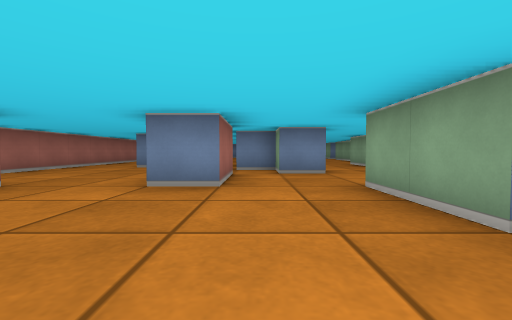
[1] (above)

18 first-person views from a walk through a cub3D level. The camera is about half as high as the walls, tilts 2° down and sees 90° across. The floor is counted in squares. Each view is taken from the middle of a square. On the plan, view 1 faces up. The plan holds only what a view shows up to about 9 squares ahead; the rest is blank.

[2]
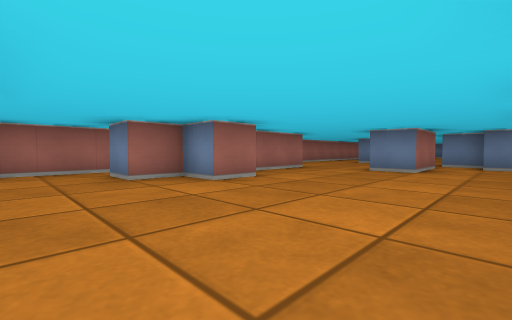

[3]
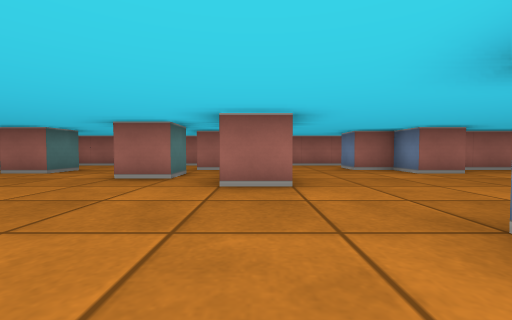

[4]
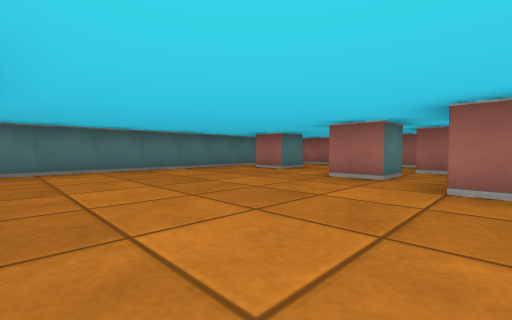

[5]
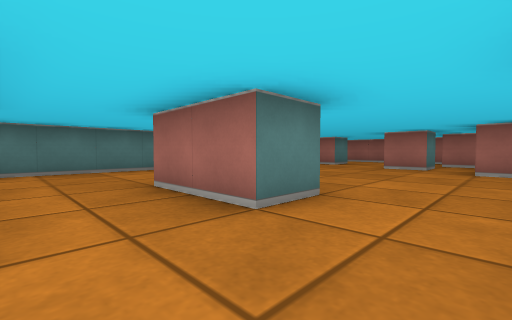

[6]
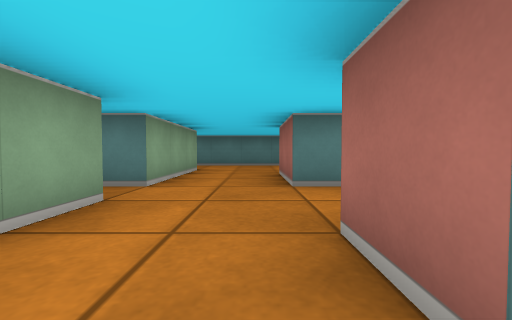

[7]
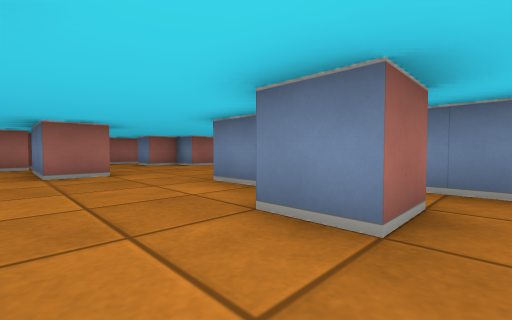

[8]
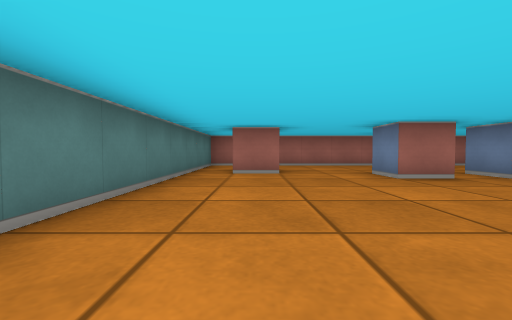

[9]
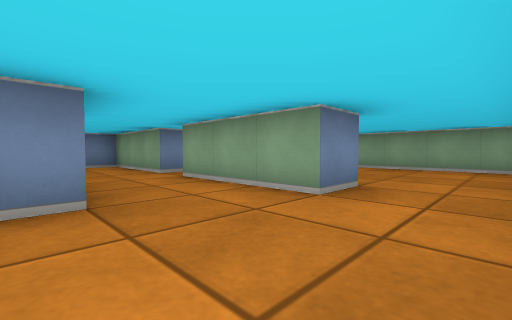

[10]
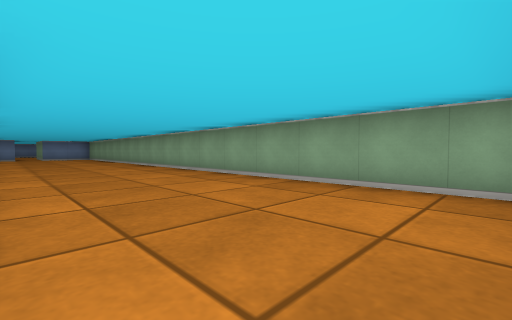

[11]
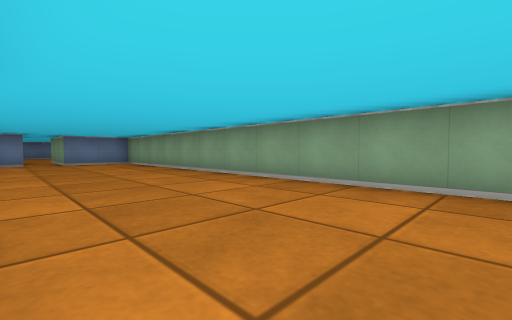

[12]
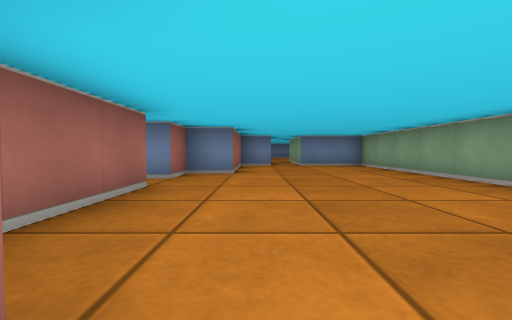

[13]
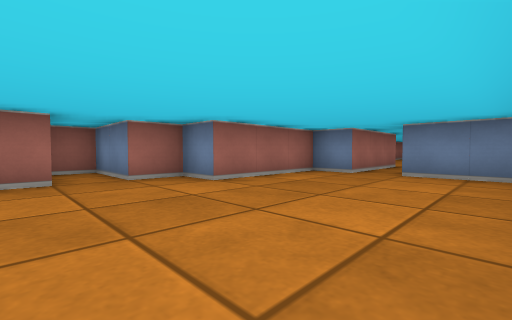

[14]
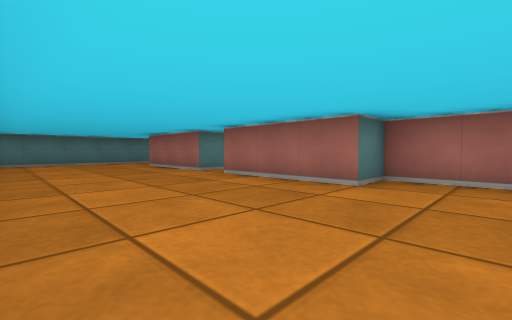

[15]
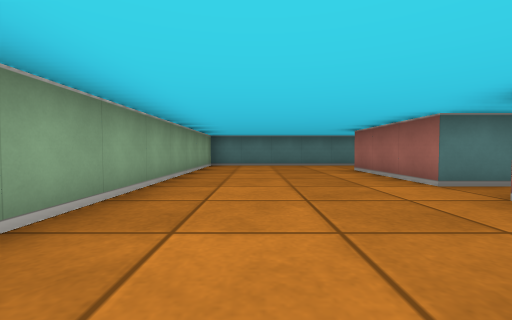

[16]
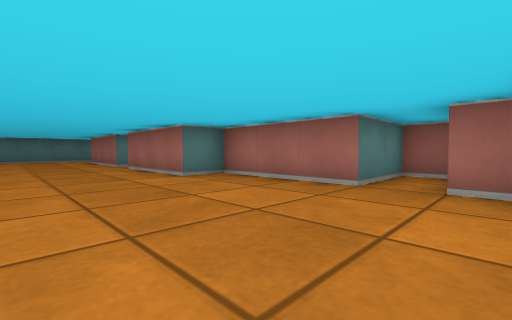

[17]
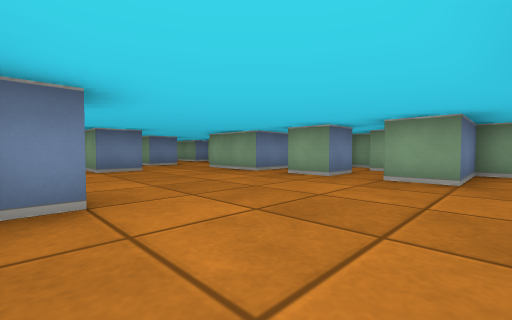

[18]
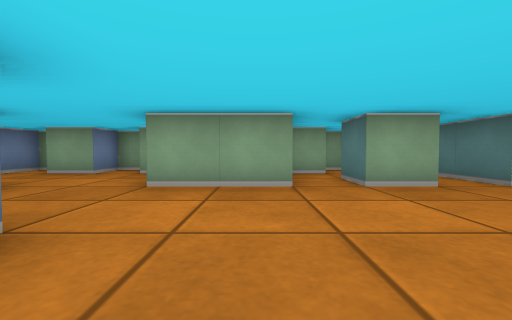

### Floor plan
Points are (right, up) in squares from view 1. A wall is a line through its corners. A room is listed if a view was taken in it or the views show most of it. See-through windows are left out.
Room 1 (views 1, 17, 18)
walls: (-2.5, 0.6) (-2.5, -0.5) (-3.5, -0.5) (-3.5, -1.5) (-4.5, -1.5); (1.5, 1.5) (1.5, 3.5); (-3.5, 3.5) (-3.5, 1.2); (2.5, -0.5) (1.5, -0.5) (1.5, 0.5); (1.5, -2.5) (1.5, -1.5) (3, -1.5); (-0.5, 5.6) (-0.5, 3.5) (-1.5, 3.5); (-5.5, -1.1) (-5.5, -3.1); (1.5, 5.5) (0.5, 5.5); (0.5, 6.5) (-0.5, 6.5); (4.5, 4.9) (4.5, 5.5) (3.5, 5.5)
ways out: opening at (-3, -4) to room 2; opening at (0.5, -3.5) to room 2; opening at (2, 1) to room 5; opening at (-2.5, 3); opening at (2.5, 6)
Room 2 (views 2, 3, 4, 8, 9)
walls: (-2.6, -5.5) (-1.5, -5.5) (-1.5, -6.5) (-2.5, -6.5); (-0.5, -3.4) (-0.5, -4.5) (-2.5, -4.5); (-3.5, -8.5) (-2.5, -8.5) (-2.5, -9.5); (-3.5, -4.4) (-3.5, -5.5); (4.5, -7.5) (3.9, -7.5); (3.5, -3.1) (3.5, -2.5) (1.5, -2.5); (-5.5, -5.1) (-5.5, -10.5) (6.5, -10.5); (6.5, -8.5) (6.5, -7.5)
ways out: opening at (-3, -4) to room 1; opening at (0.5, -3.5) to room 1; opening at (4, -4.5) to room 3; opening at (5.5, -6.5) to room 3; opening at (7, -9.5) to room 4
Room 3 (views 5, 6, 7)
walls: (6.5, -4.5) (6.5, -1.5) (4.2, -1.5); (4.5, -2.4) (4.5, -3.5) (3.5, -3.5); (3.4, -5.5) (4.5, -5.5) (4.5, -7.5); (6.5, -7.5) (6.5, -5.5)
ways out: opening at (4, -4.5) to room 2; opening at (5.5, -6.5) to room 2; opening at (7, -5) to room 4
Room 4 (views 10, 11, 12, 13, 14, 15, 16)
walls: (7.1, -4.5) (6.5, -4.5); (6.5, -5.5) (7.5, -5.5) (7.5, -8.5) (6.5, -8.5); (8.5, 6.5) (7.5, 6.5) (7.5, 3.5) (6.5, 3.5) (6.5, 2.5) (4.5, 2.5) (4.5, 1.5) (6.5, 1.5) (6.5, -1.5) (7.5, -1.5) (7.5, -4.5); (6.5, -10.5) (11.5, -10.5) (11.5, 6.5) (9.5, 6.5)
ways out: opening at (7, -9.5) to room 2; opening at (7, -5) to room 3; opening at (9, 7)
Room 5 (no view inside)
walls: (2.9, 1.5) (1.5, 1.5); (3.5, 0.5) (3.5, 1.2); (1.5, 0.5) (2.5, 0.5); (4.5, -0.2) (4.5, 0.5)
ways out: opening at (2, 1) to room 1

Positions as (right, up) in squares from view 1, and headings:
1: (0, 0), facing up
2: (1, -3), facing up-left
3: (3, -4), facing left
4: (3, -4), facing down-left
5: (6, -4), facing down-left
6: (5, -2), facing down
7: (5, -5), facing up-left
8: (3, -9), facing left
9: (4, -10), facing up-right
10: (8, -10), facing up-right
11: (8, -4), facing up-right
12: (8, -2), facing up
13: (11, 1), facing up-left
14: (11, 0), facing down-left
15: (10, -2), facing down
16: (10, 3), facing down-left
17: (-3, -3), facing up-right
18: (-2, 2), facing right
